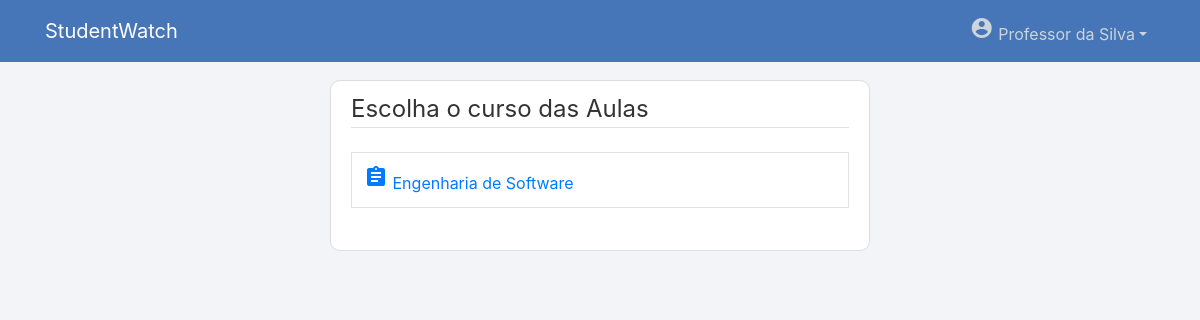
Before: /filtrarAula/ (signed in) with the older database file.
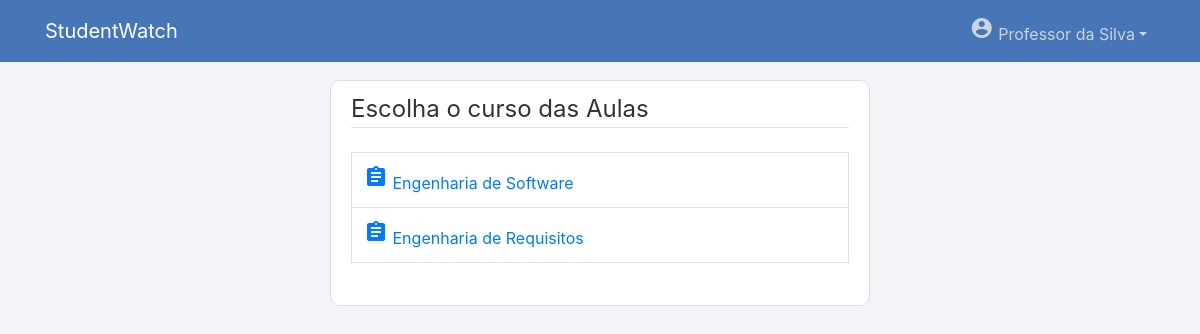
After: the same page with the newer database file.
### manager/models.py (models this page shows, shortened)
class Curso(models.Model):
    nome = models.CharField(max_length=100)
    descricao = models.TextField(max_length=500)
    coordenador = models.ForeignKey(CoordenadorProfile, on_delete=models.SET_NULL, null=True)

### manager/views.py (the view)
# urls.py: path('filtrarAula/', views.filtrarAula, name='filtrarAula'),
@login_required
@permission_required("manager.view_aula", raise_exception=True)
def filtrarAula(request):
    if request.user.tipo == "Coordenador":
        cursos = Curso.objects.filter(coordenador = request.user.coordenador_profile.id)
    else:
        cursos = Curso.objects.all()
    if(cursos == [] or not cursos):
        cursos = None
        messages.warning(request, f"Não há cursos")
    context = {
        'cursos': cursos,
    }
    return render(request, 'manager/filtrar-aula.html', context)

### manager/templates/manager/filtrar-aula.html
{% extends "page/base.html" %}
{% block content %}
    <div class="content-section">
        <fieldset class="form-group">
            <legend class="border-bottom mb-4">Escolha o curso das Aulas</legend>
            <table class="table table-bordered">
                {% for curso in cursos %}
                <tr>
                    <td>
                        <a href="{% url 'gerenciarAula' curso.id %}"><span class="material-icons">assignment</span> {{ curso.nome }}</a>
                    </td>
                </tr>
                {% endfor %}
            </table>
        </fieldset>
    </div>
{% endblock content %}

Changed rows visible on the page:
added Curso: nome "Engenharia de Requisitos"
